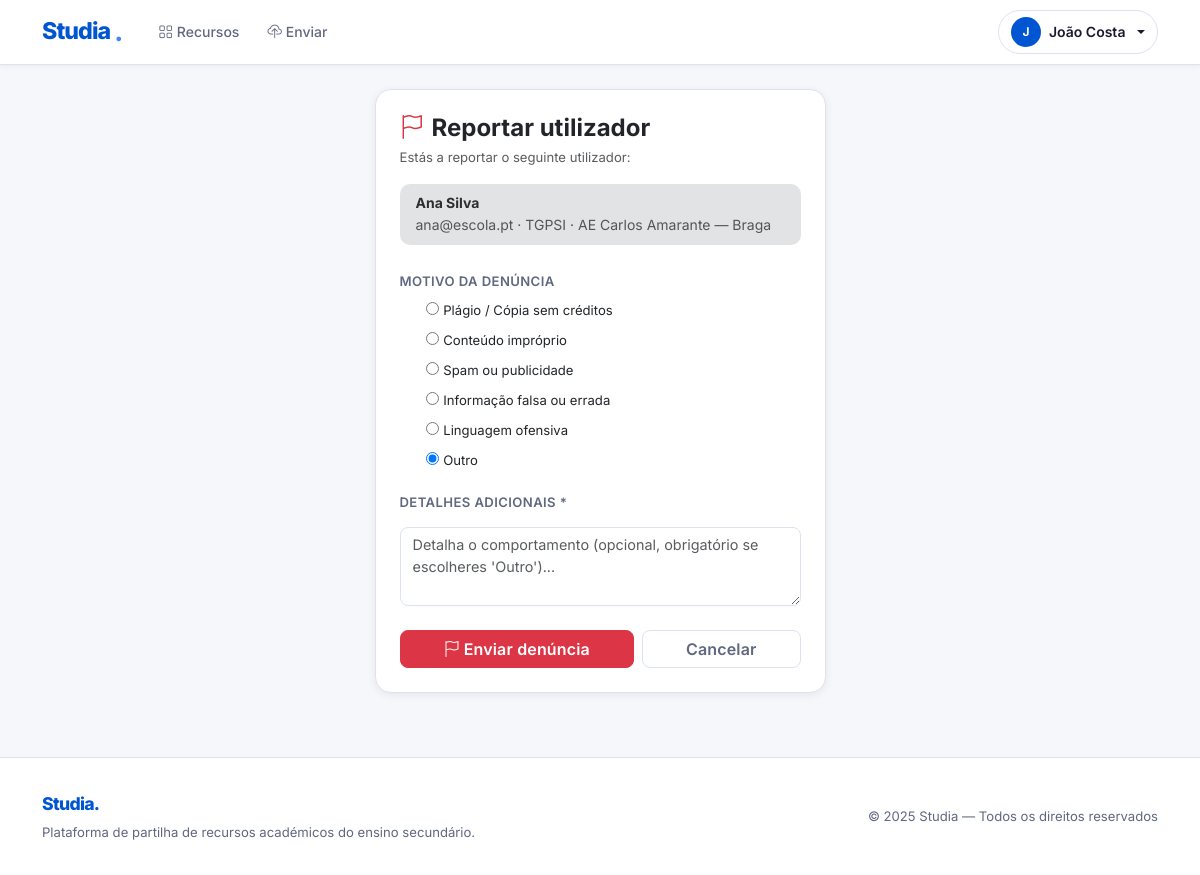
The page /reports/utilizador/2/ (signed in) on the database its author committed.
### apps/accounts/models.py (models this page shows, shortened)
class User(AbstractBaseUser, PermissionsMixin):
    ANOS_LETIVOS = [
        ("10", "10º Ano"),
        ("11", "11º Ano"),
        ("12", "12º Ano"),
    ]
    CURSOS = [
        ("CT",  "Ciências e Tecnologias"),
        ("CSE", "Ciências Socioeconómicas"),
        ("LH",  "Línguas e Humanidades"),
        ("AV",  "Artes Visuais"),
        ("TGPSI",  "Técnico de Gestão e Programação de Sistemas Informáticos"),
        ("TPSI",   "Técnico de Programação Informática"),
        ("TGE",    "Técnico de Gestão"),
        ("TM",     "Técnico de Marketing"),
        ("TAD",    "Técnico de Auxiliar de Saúde"),
        ("TGRC",   "Técnico de Gestão e Recursos Humanos e Comunicação"),
        ("TAAM",   "Técnico de Apoio à Gestão Desportiva"),
        ("TCOM",   "Técnico de Comunicação / Marketing e Publicidade"),
        ("TIT",    "Técnico de Instalações Elétricas"),
        ("TRSI",   "Técnico de Redes e Sistemas Informáticos"),
        ("TCMA",   "Técnico de Construção Civil / Medições e Orçamentos"),
        ("TGA",    "Técnico de Restauração / Cozinha e Pastelaria"),
        ("TTUR",   "Técnico de Turismo"),
        ("TAGRO",  "Técnico de Agropecuária"),
        ("TDG",    "Técnico de Design Gráfico"),
        ("TMOD",   "Técnico de Multimédia"),
        ("TELE",   "Técnico de Eletrónica, Automação e Computadores"),
        ("TMEC",   "Técnico de Mecatrónica"),
        ("TAUT",   "Técnico de Manutenção Industrial / Eletromecânica"),
        ("OUTRO",  "Outro"),
    ]
    CURSOS_DICT = dict(CURSOS)
    email       = models.EmailField(unique=True, verbose_name="Email institucional")
    nome        = models.CharField(max_length=150)
    curso       = models.CharField(max_length=10, choices=CURSOS)
    ano_letivo  = models.CharField(max_length=2, choices=ANOS_LETIVOS)
    instituicao = models.CharField(max_length=150)
    is_active = models.BooleanField(default=True)
    is_staff  = models.BooleanField(default=False)
    date_joined = models.DateTimeField(default=timezone.now)
    total_uploads        = models.PositiveIntegerField(default=0)
    total_downloads      = models.PositiveIntegerField(default=0)
    total_reports_falsos = models.PositiveIntegerField(default=0)
    objects = UserManager()
    USERNAME_FIELD  = "email"
    REQUIRED_FIELDS = ["nome", "curso", "ano_letivo", "instituicao"]
    class Meta:
        verbose_name        = "Utilizador"
        verbose_name_plural = "Utilizadores"

### apps/reports/views.py (the view)
# urls.py: path("utilizador/<int:usuario_id>/", views.criar_report_usuario_view, name="criar_usuario"),
@login_required
def criar_report_usuario_view(request, usuario_id):
    denunciado = get_object_or_404(User, pk=usuario_id)
    if denunciado == request.user:
        messages.error(request, "Não podes reportar a ti mesmo.")
        return redirect("resources:lista")
    if not denunciado.is_active:
        messages.info(request, "Este utilizador já está bloqueado.")
        return redirect("resources:lista")
    if request.method == "POST":
        form = ReportUsuarioForm(request.POST, usuario=request.user, denunciado=denunciado)
        if form.is_valid():
            report                    = form.save(commit=False)
            report.denunciante        = request.user
            report.usuario_denunciado = denunciado
            report.tipo               = "USUARIO"
            report.save()
            messages.success(request, "Denúncia enviada. Iremos analisar em breve.")
            return redirect("resources:lista")
    else:
        form = ReportUsuarioForm(usuario=request.user, denunciado=denunciado)
    return render(request, "reports/criar_usuario.html", {"form": form, "denunciado": denunciado})

### apps/reports/forms.py (shortened to what this page needs)
class ReportUsuarioForm(forms.ModelForm):
    class Meta:
        model  = Report
        fields = ["motivo_tipo", "motivo"]
        widgets = {
            "motivo_tipo": forms.RadioSelect(attrs={"class": "list-unstyled"}),
            "motivo": forms.Textarea(attrs={
                "class":       "form-control mt-2",
                "rows":        3,
                "placeholder": "Detalha o comportamento (opcional, obrigatório se escolheres 'Outro')...",
                "id":          "id_motivo",
            }),
        }
        labels = {
            "motivo_tipo": "Motivo da denúncia",
            "motivo":      "Detalhes adicionais",
        }
    def __init__(self, *args, **kwargs):
        self.usuario   = kwargs.pop("usuario",   None)
        self.denunciado = kwargs.pop("denunciado", None)
        super().__init__(*args, **kwargs)
        self.fields["motivo"].required = False

### apps/reports/templates/reports/criar_usuario.html (shortened to what this page needs)
{% extends 'base.html' %}
{% block content %}
<div class="row justify-content-center">
  <div class="col-md-6 col-lg-5">
    <div class="card shadow-sm">
      <div class="card-body p-4">
        <h4 class="fw-bold mb-1"><i class="bi bi-flag text-danger me-2"></i>Reportar utilizador</h4>
        <p class="text-muted small mb-3">Estás a reportar o seguinte utilizador:</p>
        <div class="alert alert-secondary py-2 small mb-4">
          <strong>{{ denunciado.nome }}</strong><br>
          <span class="text-muted">{{ denunciado.email }} &middot; {{ denunciado.curso }} &middot; {{ denunciado.instituicao }}</span>
        </div>
        <form method="post" novalidate>
          <div class="mb-3">
            <label class="form-label fw-semibold small">{{ form.motivo_tipo.label }}</label>
            <div class="d-flex flex-column gap-1 ps-1">
              {% for radio in form.motivo_tipo %}
              <div class="form-check">
                {{ radio.tag }}
                <label class="form-check-label small" for="{{ radio.id_for_label }}">{{ radio.choice_label }}</label>
              </div>
              {% endfor %}
            </div>
          </div>
          <div class="mb-3" id="bloco_detalhe">
            <label class="form-label fw-semibold small" for="id_motivo">{{ form.motivo.label }}</label>
            {{ form.motivo }}
          </div>
          <div class="d-flex gap-2 mt-4">
            <button type="submit" class="btn btn-danger flex-fill"><i class="bi bi-flag me-1"></i>Enviar denúncia</button>
            <a href="{% url 'resources:lista' %}" class="btn btn-outline-secondary flex-fill">Cancelar</a>
          </div>
        </form>
      </div>
    </div>
  </div>
</div>
{% endblock %}

### templates/base.html (shortened to what this page needs)
<!DOCTYPE html>
<html lang="pt">
<head>
  <link href="https://cdn.jsdelivr.net/npm/bootstrap@5.3.3/dist/css/bootstrap.min.css" rel="stylesheet">
  <link href="https://cdn.jsdelivr.net/npm/bootstrap-icons@1.11.3/font/bootstrap-icons.min.css" rel="stylesheet">
  <link rel="stylesheet" href="/static/css/style.css">
</head>
<body>
<nav class="navbar navbar-expand-lg st-navbar sticky-top">
  <div class="container">
    <a class="st-brand" href="{% url 'home' %}">
      Studia<span class="brand-dot">.</span>
    </a>
    <div class="collapse navbar-collapse ms-4" id="navMenu">
      <ul class="navbar-nav me-auto gap-1">
        {% if user.is_authenticated %}
        <li class="nav-item">
          <a class="nav-link st-nav-link" href="{% url 'resources:lista' %}">
            <i class="bi bi-grid me-1"></i>Recursos
          </a>
        </li>
        <li class="nav-item">
          <a class="nav-link st-nav-link" href="{% url 'resources:upload' %}">
            <i class="bi bi-cloud-upload me-1"></i>Enviar
          </a>
        </li>
        {% endif %}
      </ul>
      <ul class="navbar-nav ms-auto gap-2 align-items-center">
        {% if user.is_authenticated %}
        <li class="nav-item dropdown st-dropdown">
          <a class="nav-link st-user-pill dropdown-toggle" href="#" data-bs-toggle="dropdown">
            <span class="st-avatar-sm">{{ user.nome|first|upper }}</span>
            <span class="d-none d-md-inline">{{ user.nome }}</span>
          </a>
        </li>
        {% endif %}
      </ul>
    </div>
  </div>
</nav>
<main class="container my-4">{% block content %}{% endblock %}</main>
<footer class="st-footer">
  <div class="container d-flex flex-column flex-md-row align-items-center justify-content-between gap-2">
    <div>
      <span class="st-footer-brand">Studia.</span>
      <p class="mb-0 mt-1">Plataforma de partilha de recursos académicos do ensino secundário.</p>
    </div>
    <p class="mb-0">&copy; 2025 Studia — Todos os direitos reservados</p>
  </div>
</footer>
</body>
</html>

### static/css/style.css (style rules this page uses)
:root { --st-blue: #0056d2; --st-blue-hover: #004ab5; --st-blue-light: #e8f0fe; --st-blue-mid: #4285f4; --st-white: #ffffff; --st-surface: #f5f7fa; --st-surface-2: #eef1f6; --st-border: #dde3ee; --st-text: #1a1a2e; --st-text-muted: #5f6880; --st-text-subtle: #8d95a8; --st-success: #1dac78; --st-warning: #f5a623; --st-danger: #e53935; --st-info: #0288d1; --st-radius: 10px; --st-radius-lg: 16px; --st-shadow: 0 1px 4px rgba(0,0,0,.08), 0 4px 16px rgba(0,0,0,.06); --st-shadow-card: 0 2px 8px rgba(0,0,0,.07); --st-font: 'Inter', 'Segoe UI', system-ui, sans-serif; }
*, *::before, *::after { box-sizing: border-box; }
html { scroll-behavior: smooth; }
body { font-family: var(--st-font); background-color: var(--st-surface); color: var(--st-text); font-size: 15px; line-height: 1.6; -webkit-font-smoothing: antialiased; }
.st-navbar { background: var(--st-white) !important; border-bottom: 1px solid var(--st-border); box-shadow: 0 1px 6px rgba(0,0,0,.06); padding: 0; min-height: 64px; }
.st-navbar .container { min-height: 64px; display: flex; align-items: center; }
.st-brand { font-size: 1.45rem; font-weight: 800; letter-spacing: -0.04em; color: var(--st-blue) !important; text-decoration: none !important; display: flex; align-items: center; gap: .25rem; }
.st-brand .brand-dot { color: var(--st-blue-mid); font-size: 1.6rem; line-height: 1; }
.st-nav-link { font-size: .875rem; font-weight: 500; color: var(--st-text-muted) !important; padding: .35rem .75rem !important; border-radius: 6px; transition: color .15s, background .15s; }
.st-nav-link i { font-size: .9rem; }
.st-user-pill { display: flex; align-items: center; gap: .5rem; font-size: .875rem; font-weight: 600; color: var(--st-text) !important; padding: .35rem .75rem !important; border-radius: 24px; border: 1px solid var(--st-border); background: var(--st-white); transition: box-shadow .15s, border-color .15s; }
.st-avatar-sm { width: 30px; height: 30px; border-radius: 50%; background: var(--st-blue); color: #fff; display: inline-flex; align-items: center; justify-content: center; font-size: .75rem; font-weight: 700; flex-shrink: 0; }
.btn { font-family: var(--st-font); font-weight: 600; border-radius: 8px; transition: all .15s; letter-spacing: .01em; }
.btn-outline-secondary { border-color: var(--st-border) !important; color: var(--st-text-muted) !important; }
.card { border: 1px solid var(--st-border) !important; border-radius: var(--st-radius-lg) !important; box-shadow: var(--st-shadow-card) !important; background: var(--st-white); }
.form-control, .form-select { border-radius: 8px !important; border-color: var(--st-border) !important; font-size: .9rem !important; color: var(--st-text) !important; transition: border-color .15s, box-shadow .15s; background: var(--st-white); }
.form-label { font-size: .82rem; font-weight: 600; color: var(--st-text-muted); letter-spacing: .03em; text-transform: uppercase; margin-bottom: .4rem; }
.alert { border-radius: var(--st-radius) !important; border: none !important; font-size: .875rem; }
.st-footer { background: var(--st-white); border-top: 1px solid var(--st-border); padding: 2rem 0; margin-top: 4rem; }
.st-footer-brand { font-size: 1.1rem; font-weight: 800; color: var(--st-blue); letter-spacing: -.04em; }
.st-footer p, .st-footer a { font-size: .82rem; color: var(--st-text-muted); }

### rows shown on the page
User: nome|first "J", nome "João Costa"
User: nome "Ana Silva", email "ana@escola.pt", curso "TGPSI", instituicao "AE Carlos Amarante — Braga"

### other values the page prints
{{ radio.choice_label }} "Plágio / Cópia sem créditos" "Conteúdo impróprio" "Spam ou publicidade" "Informação falsa ou errada" "Linguagem ofensiva" "Outro"
